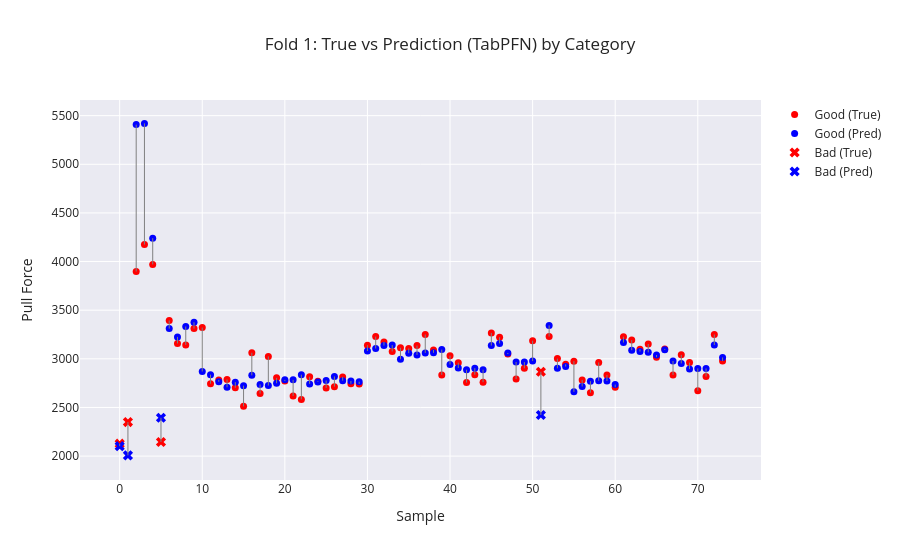
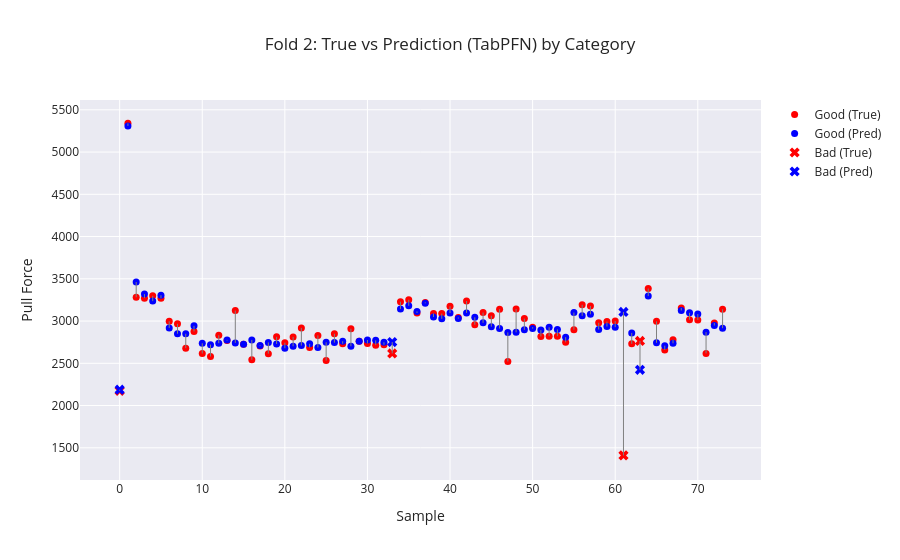
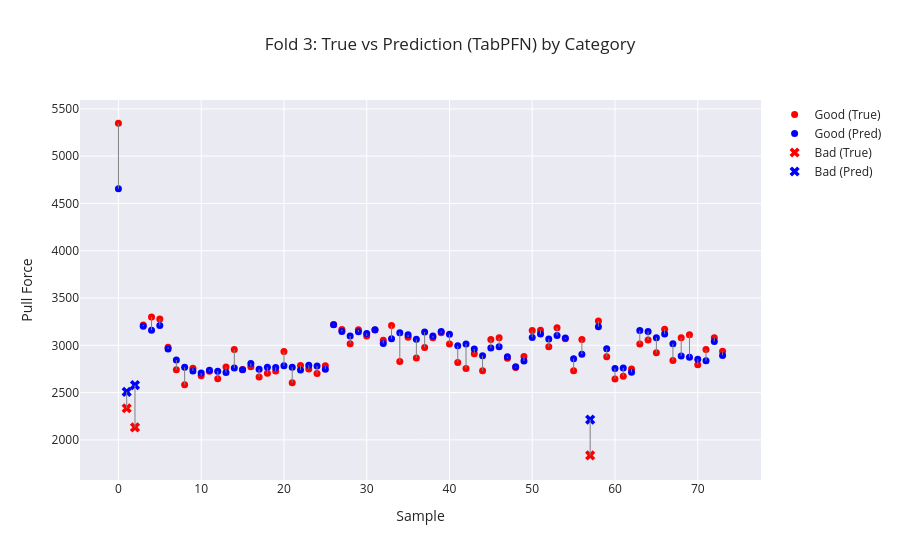
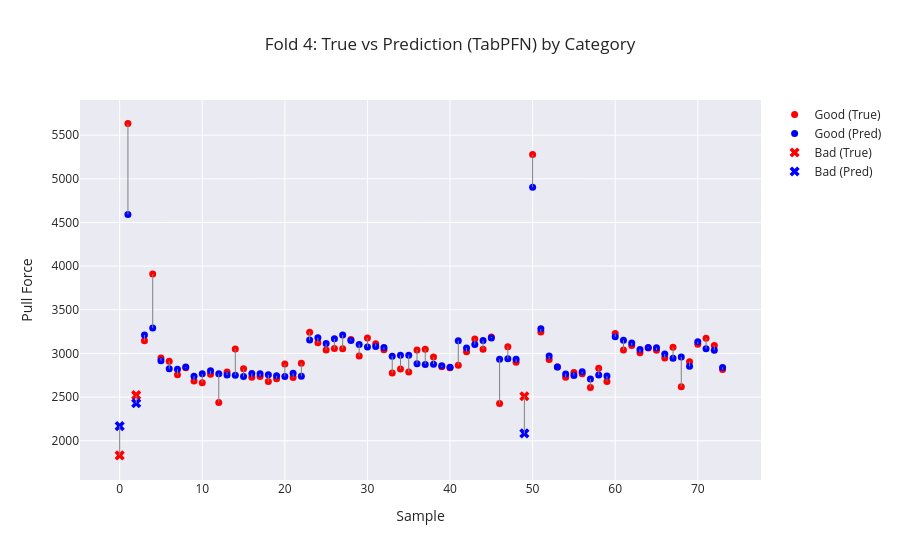

Notebook code for these charts, in order:
### Markdown cell above
# Cross Validation

### Code cell
cross_df = pd.read_csv("data/train_dev_data.csv")
target_column_regression = "PullTest (N)" 

skf = StratifiedKFold(n_splits=5, shuffle=True, random_state=42)

fold_predictions = []
fold_true = []
fold_predictions_regression = []
fold_true_regression = []

for fold, (train_index, val_index) in enumerate(skf.split(cross_df["Sample ID"], cross_df["Category"])):
    x_tr, y_tr = get_features_and_target(cross_df.iloc[train_index], target_column_class) 
    x_val, y_val = get_features_and_target(cross_df.iloc[val_index], target_column_class)
    y_train_regression, y_val_regression = get_features_and_target(cross_df.iloc[val_index], target_column_regression)

    classifier = TabPFNClassifier()
    classifier.fit(x_tr,y_tr)

    predictions_class_train = classifier.predict(x_tr)
    predictions_class_dev = classifier.predict(x_val)


    # Plot classification results for this fold
    plot_visualizer_classification(
        y_true=y_val,
        y_pred=predictions_class_dev,
        class_labels=["Bad", "Good"],
        title=f"Fold {fold+1} — Confusion Matrix"
    )


    x_tr.loc[:, "Physical_Inference"] = compute_pullforces(x_tr, y_tr, predictions_class_train) 
    x_val.loc[:, "Physical_Inference"] = compute_pullforces(x_val, y_val, predictions_class_dev)

    y_train_delta = y_train_regression - x_tr['Physical_Inference'] 
    y_dev_delta = y_val_regression - x_val['Physical_Inference']


    x_train_res = x_tr.drop(columns=['Physical_Inference'])
    x_dev_res = x_val.drop(columns=['Physical_Inference'])
    
    regressor = TabPFNRegressor()
    regressor.fit(x_train_res, y_train_delta)

    preds = regressor.predict(x_dev_res)
    final_pred = x_val['Physical_Inference'] + preds

    mae  = mean_absolute_error(y_val_regression, final_pred)
    rmse = np.sqrt(mean_squared_error(y_val_regression, final_pred))
    R2   = r2_score(y_val_regression, final_pred)

    # Categories
    categories= cross_df.iloc[val_index]["Category"].values

    plot_visualizer(
        true_vals=y_val_regression,
        pred_vals=final_pred,
        categories=categories,
        title=f"Fold {fold+1}: True vs Prediction (TabPFN) by Category"
    )

    print(f"\nFold {fold+1}")
    print("MAE :", mae)
    print("RMSE:", rmse)
    print("R²  :", R2)

    fold_predictions_regression.append(final_pred)
    fold_true_regression.append(y_val_regression.values)

    fold_predictions.append(predictions_class_dev)
    fold_true.append(y_val.values)
